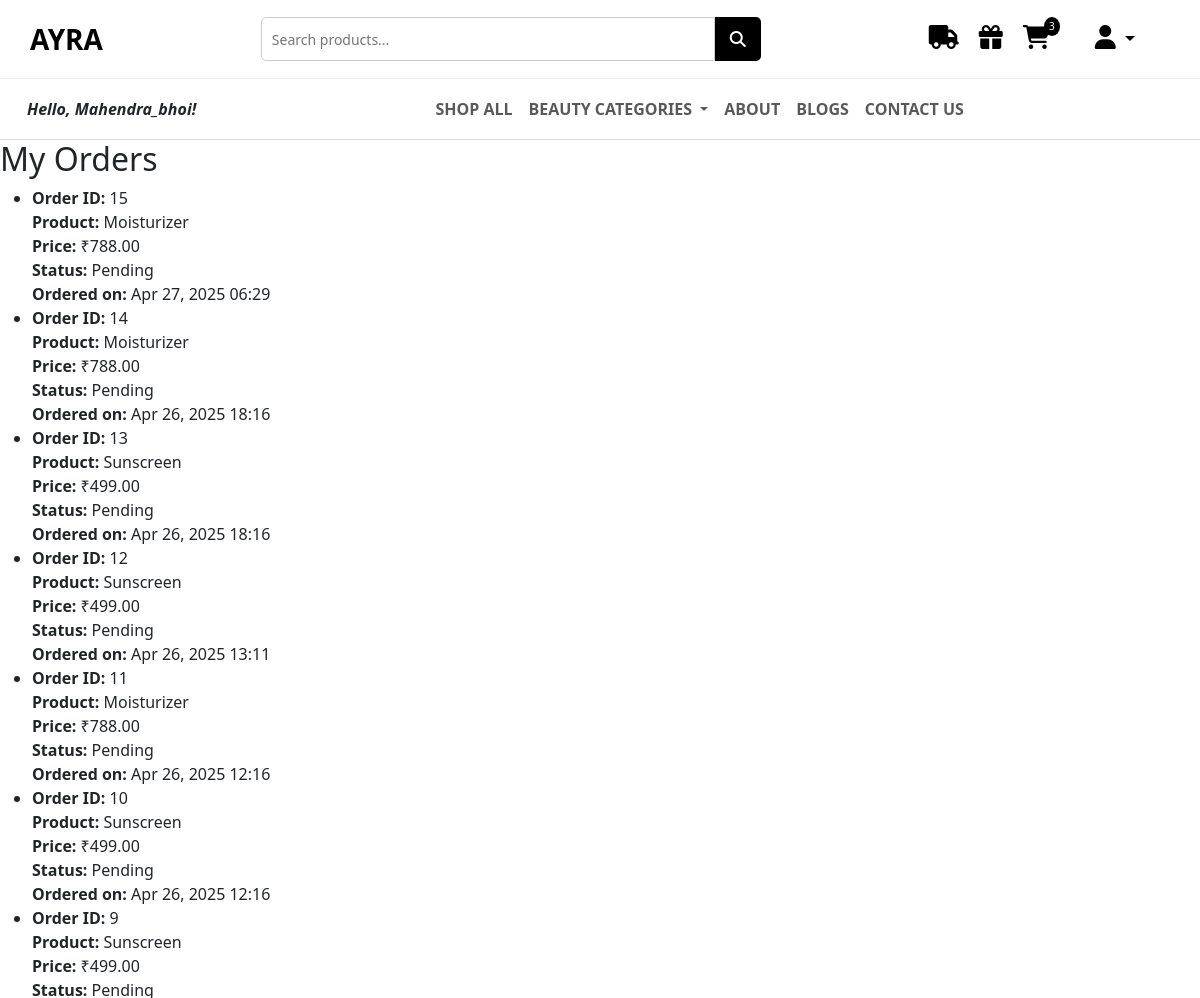
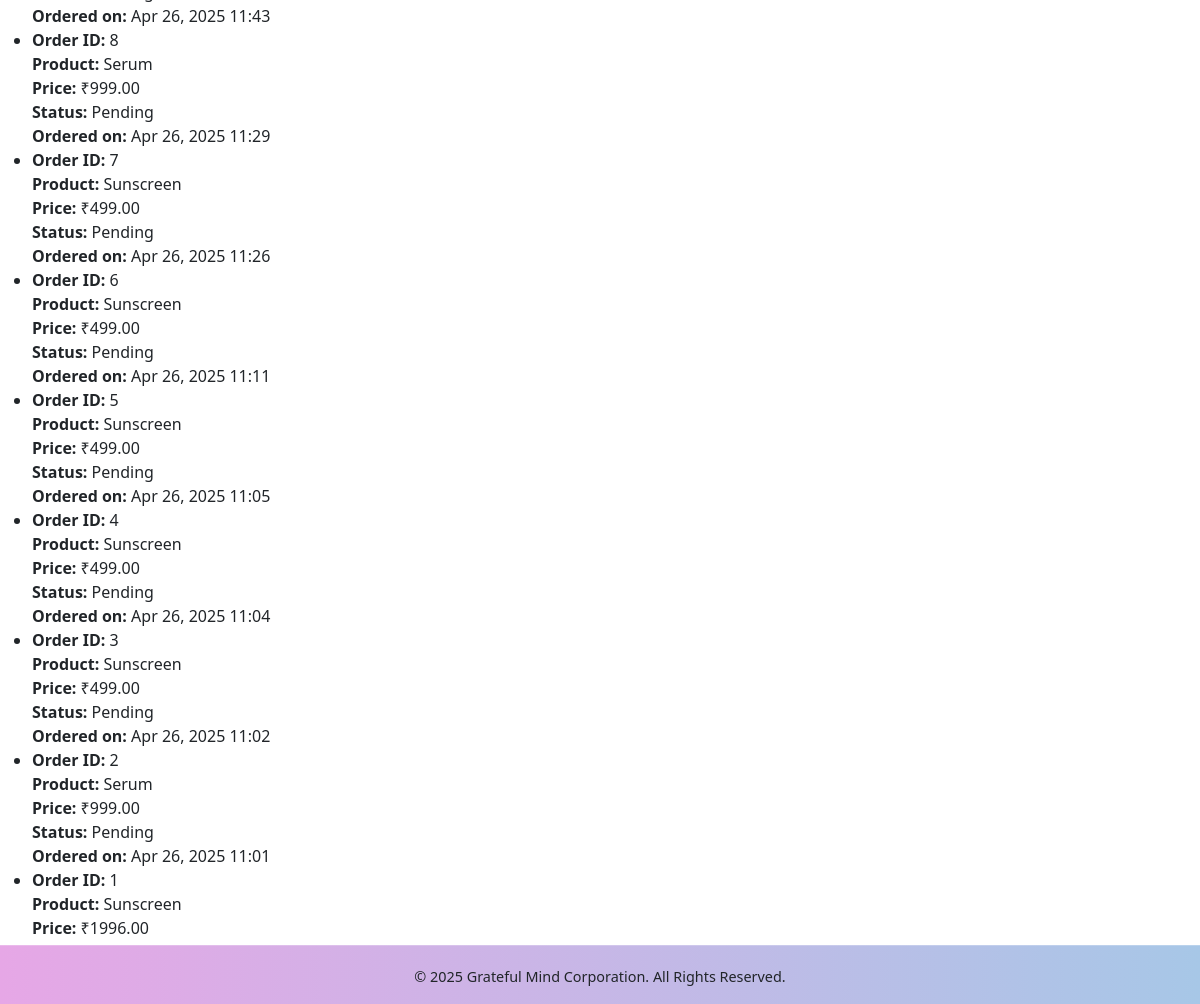
/my-orders/ (signed in), run on the app's committed database (2 pictures, top to bottom).
### AYRA/models.py (models this page shows, shortened)
class Order(models.Model):
    user = models.ForeignKey(User, on_delete=models.CASCADE)
    product = models.ForeignKey('Product', on_delete=models.CASCADE)
    total_price = models.DecimalField(max_digits=10, decimal_places=2)
    status = models.CharField(max_length=20, choices=[
        ('Pending', 'Pending'),
        ('Processing', 'Processing'),
        ('Shipped', 'Shipped'),
        ('Delivered', 'Delivered')
    ], default='Pending')
    payment_id = models.CharField(max_length=100, null=True, blank=True)
    order_date = models.DateTimeField(auto_now_add=True)  # Ensure this field exists

class Product(models.Model):
    name = models.CharField(max_length=255)
    image = models.ImageField(upload_to='products/')
    description = models.TextField()
    price = models.DecimalField(max_digits=8, decimal_places=2)
    rating = models.FloatField()
    reviews = models.PositiveIntegerField()
    is_bestseller = models.BooleanField(default=False)
    tag_line = models.CharField(max_length=255, blank=True, null=True)
    category = models.ForeignKey(Category, on_delete=models.CASCADE)

### AYRA/views.py (the view)
# urls.py: path('my-orders/', views.order_list, name='order_list'),
@login_required(login_url='login')
def order_list(request):
    orders = Order.objects.filter(user=request.user).order_by('-id')  # latest first
    context = {
        'orders': orders,
    }
    return render(request, 'order_list.html', context)

### AYRA/context_processors.py (called while the page is built)
def cart_count(request):
    if request.user.is_authenticated:
        count = Cart.objects.filter(user=request.user).count()
    else:
        count = 0
    return {'cart_count': count}

def categories_context(request):
    categories = Category.objects.all()
    print("Categories==>",categories)
    return {'nav_categories': categories}

### AYRA/models.py (called while the page is built)
    def __str__(self):
        return self.name

### templates/order_list.html
{% extends 'base.html' %}
{% load static %}
{% block 'main' %}
<div class="order-list-container">
    <h2>My Orders</h2>
    {% if orders %}
        <ul class="order-list">
            {% for order in orders %}
                <li class="order-item">
                    <strong>Order ID:</strong> {{ order.id }}<br>
                    <strong>Product:</strong> {{ order.product.name }}<br>
                    <strong>Price:</strong> ₹{{ order.total_price }}<br>
                    <strong>Status:</strong> {{ order.status }}<br>
                    <strong>Ordered on:</strong> {{ order.order_date|date:"M d, Y H:i" }}
                </li>
            {% endfor %}
        </ul>
    {% else %}
        <p>You have no orders yet.</p>
    {% endif %}
</div>
{% endblock %}

### templates/base.html (shortened to what this page needs)
{% load static %}
<!DOCTYPE html>
<html lang="en">
<head>
  <link rel="stylesheet" href="{% static 'css/style.css' %}">
  <link href="https://cdn.jsdelivr.net/npm/bootstrap@5.3.0/dist/css/bootstrap.min.css" rel="stylesheet">
  <link rel="stylesheet" href="https://cdnjs.cloudflare.com/ajax/libs/font-awesome/6.4.0/css/all.min.css">
</head>
<body>
  <div class="top-row">
    <a href="{% url 'home' %}" class="logo">AYRA</a>
    <div class="search-bar">
      <form method="GET" action="{% url 'search_products' %}">
        <input type="text" name="q" placeholder="Search products...">
        <button type="submit"><i class="fas fa-search"></i></button>
      </form>
    </div>
    <div class="nav-icons">
      <a href="{% url 'shipping_policy' %}"><i class="fas fa-truck"></i></a>
      <a href="/wishlist"><i class="fas fa-gift"></i></a>
      <a href="{% url 'cart_view' %}">
        <i class="fas fa-shopping-cart"></i>
        <span class="cart-count">{{ cart_count }}</span>
      </a>
      <li class="nav-item dropdown">
        <a class="nav-link dropdown-toggle" href="#" id="userDropdown" role="button" data-bs-toggle="dropdown" aria-expanded="false">
          <i class="fas fa-user"></i>
        </a>
      </li>
    </div>
  </div>
  <nav class="navbar navbar-expand-lg navbar-light bg-white">
    <div class="container-fluid">
      <div class="collapse navbar-collapse" id="navbarSupportedContent">
        <div class="user-info">
          {% if user.is_authenticated %}
              <i>Hello, {{ user.username }}!</i>
          {% endif %}
        </div>
        <ul class="navbar-nav mx-auto mb-2 mb-lg-0">
          <li class="nav-item">
            <a class="nav-link" href="{% url 'all_products' %}">SHOP ALL</a>
          </li>
          <li class="nav-item dropdown">
            <a class="nav-link dropdown-toggle" href="#" id="navbarDropdown"
               role="button" data-bs-toggle="dropdown" aria-expanded="false">
              BEAUTY CATEGORIES
            </a>
          </li>
          <li class="nav-item">
            <a class="nav-link" href="/about">ABOUT</a>
          </li>
          <li class="nav-item">
            <a class="nav-link" href="/blog_list">BLOGS</a>
          </li>
          <li class="nav-item">
            <a class="nav-link" href="/contact">CONTACT US</a>
          </li>
        </ul>
      </div>
    </div>
  </nav>
  {% block 'main' %}{% endblock 'main' %}
  {% block footer %}
  <footer class="footer">
    <div class="footer-bottom">
      <p>&copy; 2025 Grateful Mind Corporation. All Rights Reserved.</p>
    </div>
  </footer>
  {% endblock %}
</body>
</html>

### static/css/style.css (style rules this page uses)
body { margin: 0; font-family: 'Helvetica Neue', sans-serif; }
.navbar { display: flex; justify-content: space-between; align-items: center; padding: 15px 30px; border-bottom: 1px solid #ddd; background: #fff; }
.logo { font-size: 28px; font-weight: bold; }
.nav-icons a { color: #000; margin-left: 20px; font-size: 18px; position: relative; }
.cart-count { background: black; color: white; border-radius: 50%; font-size: 10px; padding: 2px 5px; position: absolute; top: -8px; right: -10px; }

### templates/base.html (style rules this page uses)
.top-row { display: flex; justify-content: space-between; align-items: center; padding: 15px 30px; background: #fff; border-bottom: 1px solid #eee; }
.logo { font-size: 28px; font-weight: bold; text-decoration: none; color: #000; }
.search-bar { flex-grow: 1; max-width: 500px; margin: 0 20px; }
.search-bar form { display: flex; }
.search-bar input { flex-grow: 1; padding: 10px; border: 1px solid #ccc; border-radius: 5px 0 0 5px; font-size: 14px; }
.search-bar button { padding: 10px 15px; background: #000; color: white; border: none; border-radius: 0 5px 5px 0; cursor: pointer; }
.nav-icons a { margin-left: 20px; color: #000; font-size: 18px; position: relative; text-decoration: none; }
.cart-count { background: black; color: white; font-size: 10px; padding: 2px 5px; border-radius: 50%; position: absolute; top: -8px; right: -10px; }
.nav-link { font-weight: 600; padding: 10px 15px; }
.footer { background: linear-gradient(to right, #e6a7e6, #a7c7e7); position: fixed; bottom:0px; width:100%; }
.footer-bottom { text-align: center; font-size: 0.9rem; padding-top: 20px; border-top: 1px solid rgba(255,255,255,0.2); }
.nav-icons { display: flex; align-items: center; justify-content: space-between; }
.nav-icons a, .nav-icons li { margin: 0 10px; display: inline-block; }
.nav-icons i { font-size: 1.5rem; }
.user-info { flex-direction: column; padding: 10px; font-weight: 600; padding: 10px 15px; }

### data on the page
Order: id "15", product.name "Moisturizer", total_price "788.00", status "Pending", order_date "Apr 27, 2025 06:29"
Order: id "14", product.name "Moisturizer", total_price "788.00", status "Pending", order_date "Apr 26, 2025 18:16"
Order: id "13", product.name "Sunscreen", total_price "499.00", status "Pending", order_date "Apr 26, 2025 18:16"
Order: id "12", product.name "Sunscreen", total_price "499.00", status "Pending", order_date "Apr 26, 2025 13:11"
Order: id "11", product.name "Moisturizer", total_price "788.00", status "Pending", order_date "Apr 26, 2025 12:16"
Order: id "10", product.name "Sunscreen", total_price "499.00", status "Pending", order_date "Apr 26, 2025 12:16"
Order: id "9", product.name "Sunscreen", total_price "499.00", status "Pending", order_date "Apr 26, 2025 11:43"
Order: id "8", product.name "Serum", total_price "999.00", status "Pending", order_date "Apr 26, 2025 11:29"
Order: id "7", product.name "Sunscreen", total_price "499.00", status "Pending", order_date "Apr 26, 2025 11:26"
Order: id "6", product.name "Sunscreen", total_price "499.00", status "Pending", order_date "Apr 26, 2025 11:11"
Order: id "5", product.name "Sunscreen", total_price "499.00", status "Pending", order_date "Apr 26, 2025 11:05"
Order: id "4", product.name "Sunscreen", total_price "499.00", status "Pending", order_date "Apr 26, 2025 11:04"
Order: id "3", product.name "Sunscreen", total_price "499.00", status "Pending", order_date "Apr 26, 2025 11:02"
Order: id "2", product.name "Serum", total_price "999.00", status "Pending", order_date "Apr 26, 2025 11:01"
Order: id "1", product.name "Sunscreen", total_price "1996.00"

### other printed values
{{ cart_count }} "3"
{{ user.username }} "Mahendra_bhoi"
